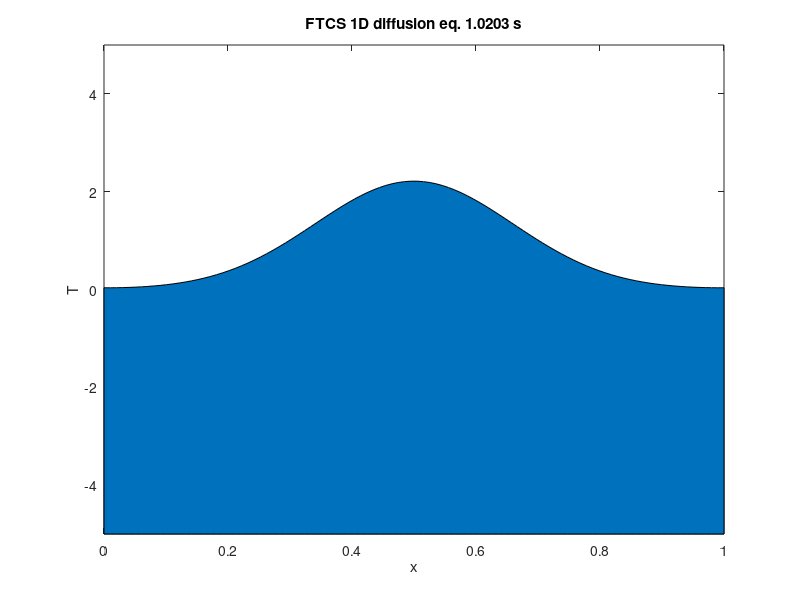

MATLAB code to generate this figure: (Note: this script raises an error after producing the figure.)
clear all;close all;clc;
L=1; % meter
Nx=100; %number of grid point 
x=linspace(0,L,Nx); %x grid
dx=L/(Nx-1); %x grid resolution, 1 cm 
K=1.e-2; %thermal diffuction coefficient , m^2/s
A=5;  %initial temp. amp. C degree.
dt=0.5*dx^2/K; % time step required by the CFD stability condition:
mu= dt*K/dx^2 ;%<=0.5
lambda=pi/L;  %initial wave number 
nT= 10000; %total number of iteration
%% assignment 3.1  显性FTCS和隐性BTCS
%FTCS
T0=A*exp(  - (x-0.5*L).^2/(0.1*L)^2  );%%initial condition__normal distribution
T1=zeros(size(T0)); %t
xi=2:Nx-1;

figure; %numerical solution by FTCS scheme
drawnow;
set(gca,'xlim',[0 L],'ylim',[0 A])
count=0;
while count<nT
    count=count+1;
    T1(xi)=(1-2*mu)*T0(xi)+ mu*(T0(xi+1)+T0(xi-1)  );
    T1(1)=T1(2);%boundary condition：dT/dx(x=0,x=L)=0
    T1(end)=T1(end-1);%boundary condition
    T0=T1;
    if mod(count,200)==0
        area(x,T1,-A);
        xlim([0 L]);
        ylim([-A A]);
        title(['FTCS 1D diffusion eq. ',num2str(count*dt),' s']);
        xlabel('x')
        ylabel('T')
        pause(0.1);
        % Capture the plot as an image
        frame = getframe(gcf);
        im = frame2im(frame);
        [imind,cm] = rgb2ind(im,256);
        % Write to the GIF File
        if count == 200
            imwrite(imind,cm,'assignment3.1_1d_diff_FTCS_explicit.gif','gif', 'Loopcount',inf);
        else
            imwrite(imind,cm,'assignment3.1_1d_diff_FTCS_explicit.gif','gif','WriteMode','append');
        end
    end
end

%BTCS
T0=A*exp(  - (x-0.5*L).^2/(0.1*L)^2  );
T1=zeros(size(T0)); %create an empty matrix for n+1 time layer
xi=2:Nx-1;  % innner grid points
% construct the differencing matrix
% BTCS: Euler Backword in time central differencing in space:
D=zeros(Nx-2,Nx-2);
for i=1:Nx-2
    D(i,i)= - (1+2*mu);
    if i<Nx-2
        D(i,i+1)=mu;
    end
    if i>1
        D(i,i-1)=mu;
    end
end
D(1,1)=-(1+mu);
D(end,end)=-(1+mu);% T_x=0 in the implicit Martrix form
D_inv= D^-1;
drawnow;
set(gca,'xlim',[0 L],'ylim',[0 A])
count=0;
while count<10000
    count=count+1;
    T1(xi)= - D_inv*T0(xi)';
    T1(1)=T1(2);%boundary condition：dT/dx(x=0,x=L)=0
    T1(end)=T1(end-1);%boundary condition
    T0=T1;
    if mod(count,200)==0
        area(x,T1,-A);
        xlim([0 L]);
        ylim([-A A]);
        title(['BTCS 1D diffusion eq. ' num2str(count*dt),'s']);
        xlabel('x')
        ylabel('T')
        pause(0.1);
        % Capture the plot as an image
        frame = getframe(gcf);
        im = frame2im(frame);
        [imind,cm] = rgb2ind(im,256);
        % Write to the GIF File
        if count == 200
            imwrite(imind,cm,'assignment3.1_1d_diff_BTCS_implicit.gif','gif', 'Loopcount',inf);
        else
            imwrite(imind,cm,'assignment3.1_1d_diff_BTCS_implicit.gif','gif','WriteMode','append');
        end
    end
end
%% assignment3.2 显性FTCS和隐性BTCS  时间步长dt增大
dt=0.8*dx^2/K; % time step required by the CFD stability condition:
%FTCS
T0=A*exp(  - (x-0.5*L).^2/(0.1*L)^2  );%%initial condition__normal distribution
T1=zeros(size(T0)); %t
xi=2:Nx-1;

figure; %numerical solution by FTCS scheme
drawnow;
set(gca,'xlim',[0 L],'ylim',[0 A])
count=0;
while count<nT
    count=count+1;
    T1(xi)=(1-2*mu)*T0(xi)+ mu*(T0(xi+1)+T0(xi-1)  );
    T1(1)=T1(2);%boundary condition：dT/dx(x=0,x=L)=0
    T1(end)=T1(end-1);%boundary condition
    T0=T1;
    if mod(count,200)==0
        area(x,T1,-A);
        xlim([0 L]);
        ylim([-A A]);
        title(['FTCS 1D diffusion eq 1. ',num2str(count*dt),' s']);
        xlabel('x')
        ylabel('T')
        pause(0.1);
        % Capture the plot as an image
        frame = getframe(gcf);
        im = frame2im(frame);
        [imind,cm] = rgb2ind(im,256);
        % Write to the GIF File
        if count == 200
            imwrite(imind,cm,'assignment3.2_1d_diff_FTCS_explicit_1.gif','gif', 'Loopcount',inf);
        else
            imwrite(imind,cm,'assignment3.2_1d_diff_FTCS_explicit_1.gif','gif','WriteMode','append');
        end
    end
end

%BTCS
T0=A*exp(  - (x-0.5*L).^2/(0.1*L)^2  );
T1=zeros(size(T0)); %create an empty matrix for n+1 time layer
xi=2:Nx-1;  % innner grid points
% construct the differencing matrix
% BTCS: Euler Backword in time central differencing in space:
D=zeros(Nx-2,Nx-2);
for i=1:Nx-2
    D(i,i)= - (1+2*mu);
    if i<Nx-2
        D(i,i+1)=mu;
    end
    if i>1
        D(i,i-1)=mu;
    end
end
D(1,1)=-(1+mu);
D(end,end)=-(1+mu);% T_x=0 in the implicit Martrix form
D_inv= D^-1;
drawnow;
set(gca,'xlim',[0 L],'ylim',[0 A])
count=0;
while count<10000
    count=count+1;
    T1(xi)= - D_inv*T0(xi)';
    T1(1)=T1(2);%boundary condition：dT/dx(x=0,x=L)=0
    T1(end)=T1(end-1);%boundary condition
    T0=T1;
    if mod(count,200)==0
        area(x,T1,-A);
        xlim([0 L]);
        ylim([-A A]);
        title(['BTCS 1D diffusion eq 1. ' num2str(count*dt),'s']);
        xlabel('x')
        ylabel('T')
        pause(0.1);
        % Capture the plot as an image
        frame = getframe(gcf);
        im = frame2im(frame);
        [imind,cm] = rgb2ind(im,256);
        % Write to the GIF File
        if count == 200
            imwrite(imind,cm,'assignment3.2_1d_diff_BTCS_implicit_1.gif','gif', 'Loopcount',inf);
        else
            imwrite(imind,cm,'assignment3.2_1d_diff_BTCS_implicit_1.gif','gif','WriteMode','append');
        end
    end
end